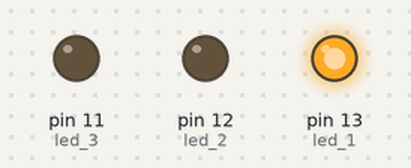
A sketch run on a simulated Arduino Uno, built with avr-gcc and run on an emulated ATmega328P. Parts: output pins drawn as LEDs (lit = HIGH).

Above: at 0.2 s.
At 4.1 s:
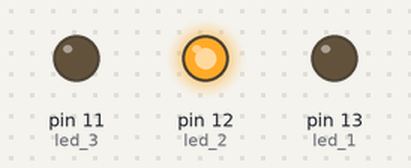
At 5.6 s:
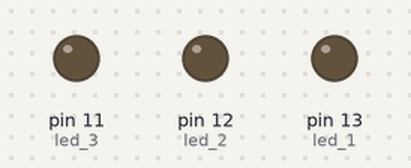
At 6.9 s:
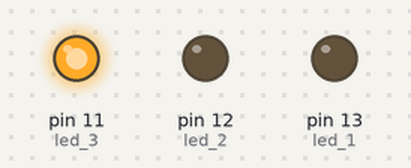
Timing chart, 0 to 7.7 s (numbered marks = the images above):
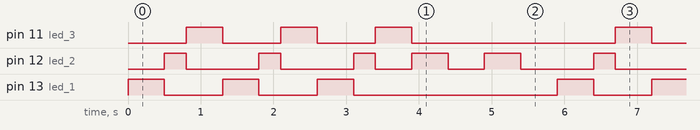

The sketch:

Semaforo.ino
```cpp
const byte led_1=13;
const byte led_2=12;
const byte led_3=11;
long aux;

void setup() {
  pinMode(led_1, OUTPUT);
  pinMode(led_2, OUTPUT);
  pinMode(led_3, OUTPUT);
  digitalWrite(led_1, LOW);
  digitalWrite(led_2, LOW);
  digitalWrite(led_3, LOW);
  aux=millis();
}

void loop() {
  if((millis()-aux)<3000){

  ledVerde(led_1);
  ledAmarelo(led_2);
  ledVermelho(led_3);
  }
  else{

    digitalWrite(led_2, HIGH);
    delay(500);
    digitalWrite(led_2, LOW);
    delay(500);
  }
  if((millis()-aux)>5000){
    aux=millis();
  }
}

void ledVerde(byte led){

  digitalWrite(led, HIGH);
  delay(500);
  digitalWrite(led, LOW);

}
void ledAmarelo(byte led){

  digitalWrite(led, HIGH);
  delay(300);
  digitalWrite(led, LOW);

}
void ledVermelho(byte led){

  digitalWrite(led, HIGH);
  delay(500);
  digitalWrite(led, LOW);

}
```

Measured:
- by itself, pin 11 (led_3), pin 13 (led_1): repeats every 5.9 s: 2 × (LOW 0.80 s, HIGH 0.50 s), LOW 2.8 s, HIGH 0.50 s
- by itself, pin 12 (led_2): repeats every 5.9 s: 2 × (LOW 1.0 s, HIGH 0.30 s), 2 × (LOW 0.50 s, HIGH 0.50 s), LOW 1.0 s, HIGH 0.30 s
- by itself, everything shown: repeats every 5.9 s, in 16 steps
